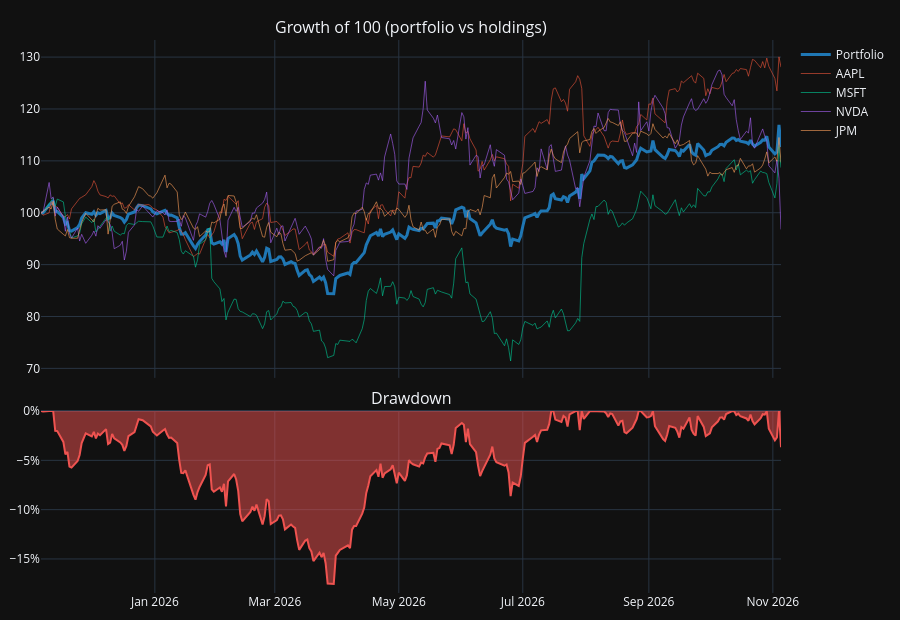

Source (notebook cell):
### Code cell
def performance_figure(values, closes):
    fig = make_subplots(rows=2, cols=1, shared_xaxes=True, row_heights=[0.65, 0.35], vertical_spacing=0.06,
                        subplot_titles=("Growth of 100 (portfolio vs holdings)", "Drawdown"))
    fig.add_trace(go.Scatter(x=values.index, y=values / values.iloc[0] * 100, name="Portfolio",
                             line=dict(width=3, color="#1f77b4")), row=1, col=1)
    for t in closes.columns:
        fig.add_trace(go.Scatter(x=closes.index, y=closes[t] / closes[t].iloc[0] * 100, name=t,
                                 line=dict(width=1), opacity=0.6), row=1, col=1)
    drawdown = values / values.cummax() - 1
    fig.add_trace(go.Scatter(x=drawdown.index, y=drawdown, fill="tozeroy", name="Drawdown",
                             line=dict(color="#ef5350"), showlegend=False), row=2, col=1)
    fig.update_yaxes(tickformat=".0%", row=2, col=1)
    fig.update_layout(height=620, margin=dict(l=10, r=10, t=40, b=10), hovermode="x unified")
    return fig


performance_figure(portfolio_values, closes).show()

### Figure 1 — Plotly figure (JSON) as saved in the notebook; plotly's stock layout.template omitted (floating-point values rounded to 4 significant figures; data arrays with more than 128 entries replaced by an {"elided": "..."} marker saying what was removed)
{"data": [{"line": {"color": "#1f77b4", "width": 3}, "name": "Portfolio", "x": {"elided": "251 str values"}, "y": {"elided": "251 float values"}, "type": "scatter", "xaxis": "x", "yaxis": "y"}, {"line": {"width": 1}, "name": "AAPL", "opacity": 0.6, "x": {"elided": "251 str values"}, "y": {"elided": "251 float values"}, "type": "scatter", "xaxis": "x", "yaxis": "y"}, {"line": {"width": 1}, "name": "MSFT", "opacity": 0.6, "x": {"elided": "251 str values"}, "y": {"elided": "251 float values"}, "type": "scatter", "xaxis": "x", "yaxis": "y"}, {"line": {"width": 1}, "name": "NVDA", "opacity": 0.6, "x": {"elided": "251 str values"}, "y": {"elided": "251 float values"}, "type": "scatter", "xaxis": "x", "yaxis": "y"}, {"line": {"width": 1}, "name": "JPM", "opacity": 0.6, "x": {"elided": "251 str values"}, "y": {"elided": "251 float values"}, "type": "scatter", "xaxis": "x", "yaxis": "y"}, {"fill": "tozeroy", "line": {"color": "#ef5350"}, "name": "Drawdown", "showlegend": false, "x": {"elided": "251 str values"}, "y": {"elided": "251 float values"}, "type": "scatter", "xaxis": "x2", "yaxis": "y2"}], "layout": {"xaxis": {"anchor": "y", "domain": [0.0, 1.0], "matches": "x2", "showticklabels": false}, "yaxis": {"anchor": "x", "domain": [0.389, 1.0]}, "xaxis2": {"anchor": "y2", "domain": [0.0, 1.0]}, "yaxis2": {"anchor": "x2", "domain": [0.0, 0.329], "tickformat": ".0%"}, "annotations": [{"font": {"size": 16}, "showarrow": false, "text": "Growth of 100 (portfolio vs holdings)", "x": 0.5, "xanchor": "center", "xref": "paper", "y": 1.0, "yanchor": "bottom", "yref": "paper"}, {"font": {"size": 16}, "showarrow": false, "text": "Drawdown", "x": 0.5, "xanchor": "center", "xref": "paper", "y": 0.329, "yanchor": "bottom", "yref": "paper"}], "margin": {"l": 10, "r": 10, "t": 40, "b": 10}, "height": 620, "hovermode": "x unified"}}
